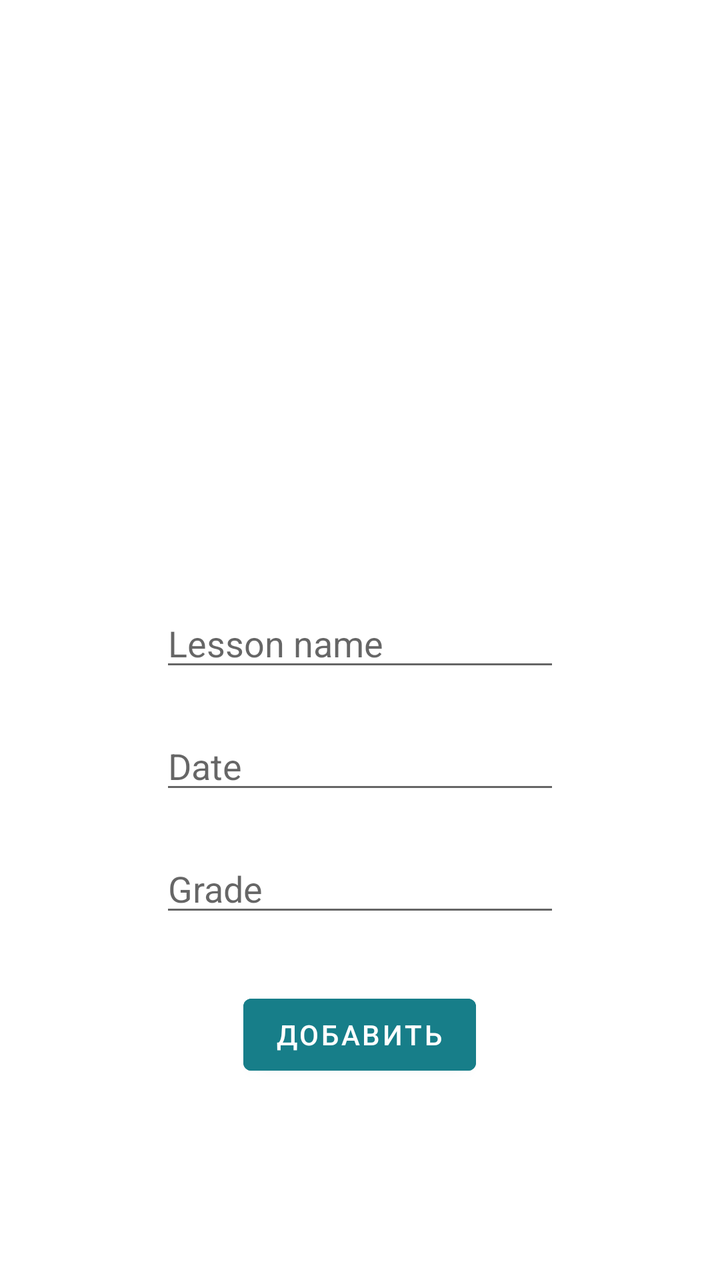
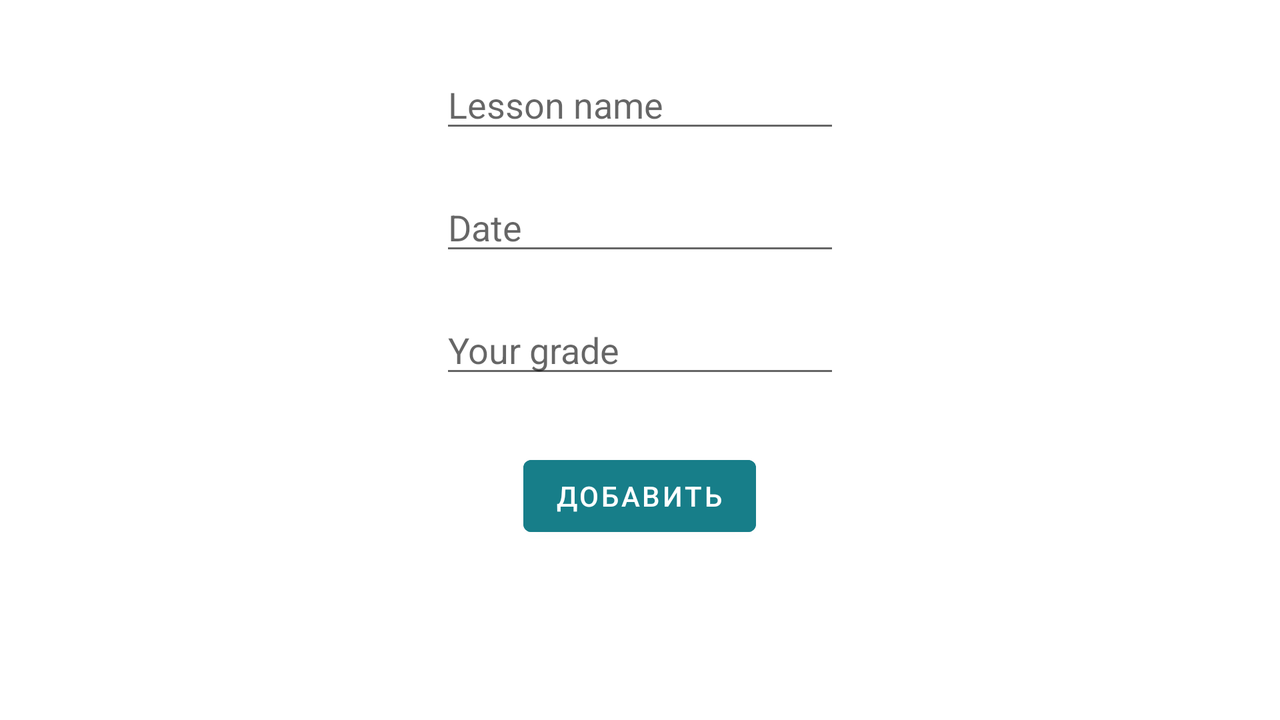

First picture: res/layout/ on a phone held upright. Second picture: the repository's own variant of that layout, on a device whose configuration matches the variant's folder. Source for both follows.
<!-- AndroidManifest.xml: application theme Theme.ElectronicJournal -->
<!-- res/layout/activity_add_record.xml -->
<?xml version="1.0" encoding="utf-8"?>
<RelativeLayout xmlns:android="http://schemas.android.com/apk/res/android"
    xmlns:app="http://schemas.android.com/apk/res-auto"
    xmlns:tools="http://schemas.android.com/tools"
    android:layout_width="match_parent"
    android:layout_height="match_parent"
    tools:context=".AddRecordActivity">

    <EditText
        android:layout_width="200dp"
        android:layout_height="wrap_content"
        android:hint="Lesson name"
        android:layout_centerInParent="true"
        android:id="@+id/add_lesson_name"
        android:layout_marginTop="20dp"
        />

    <EditText
        android:layout_width="200dp"
        android:layout_height="wrap_content"
        android:hint="Date"
        android:layout_centerInParent="true"
        android:id="@+id/add_date"
        android:layout_below="@+id/add_lesson_name"
        android:layout_marginTop="20dp"
        android:focusable="false"
       />

    <EditText
        android:layout_width="200dp"
        android:layout_height="wrap_content"
        android:hint="Grade"
        android:layout_centerInParent="true"
        android:id="@+id/add_grade"
        android:layout_below="@+id/add_date"
        android:layout_marginTop="20dp"/>

    <Button
        android:layout_width="wrap_content"
        android:layout_height="wrap_content"
        android:layout_below="@id/add_grade"
        android:layout_centerInParent="true"
        android:layout_marginTop="30dp"
        android:id="@+id/add_record_btn"
        android:text="Добавить"
        android:backgroundTint="@color/reg_btn"/>

</RelativeLayout>
<!-- resources referenced by this layout -->
<resources>
  <color name="reg_btn">#177E89</color>
  <style name="Theme.ElectronicJournal" parent="Theme.MaterialComponents.DayNight.DarkActionBar">
          
          <item name="colorPrimary">@color/purple_500</item>
          <item name="colorPrimaryVariant">@color/purple_700</item>
          <item name="colorOnPrimary">@color/white</item>
          
          <item name="colorSecondary">@color/teal_200</item>
          <item name="colorSecondaryVariant">@color/teal_700</item>
          <item name="colorOnSecondary">@color/black</item>
          
          <item name="android:statusBarColor" tools:targetApi="l">?attr/colorPrimaryVariant</item>
          
      </style>
  <color name="purple_500">#FF6200EE</color>
  <color name="purple_700">#FF3700B3</color>
  <color name="white">#FFFFFFFF</color>
  <color name="teal_200">#FF03DAC5</color>
  <color name="teal_700">#FF018786</color>
  <color name="black">#FF000000</color>
</resources>
<!-- res/layout-land/activity_add_record.xml (the repository's variant of the layout above) -->
<!-- drawn on the phone turned sideways -->
<?xml version="1.0" encoding="utf-8"?>
<RelativeLayout xmlns:android="http://schemas.android.com/apk/res/android"
    xmlns:app="http://schemas.android.com/apk/res-auto"
    xmlns:tools="http://schemas.android.com/tools"
    android:layout_width="match_parent"
    android:layout_height="match_parent"
    tools:context=".AddRecordActivity">

    <EditText
        android:layout_width="200dp"
        android:layout_height="wrap_content"
        android:hint="Lesson name"
        android:layout_centerInParent="true"
        android:id="@+id/add_lesson_name"
        android:layout_marginTop="30dp"
        android:layout_alignParentTop="true"
        />

    <EditText
        android:layout_width="200dp"
        android:layout_height="wrap_content"
        android:hint="Date"
        android:layout_centerInParent="true"
        android:id="@+id/add_date"
        android:layout_below="@+id/add_lesson_name"
        android:layout_marginTop="20dp"
        android:focusable="false"
       />

    <EditText
        android:layout_width="200dp"
        android:layout_height="wrap_content"
        android:hint="Your grade"
        android:layout_centerInParent="true"
        android:id="@+id/add_grade"
        android:layout_below="@+id/add_date"
        android:layout_marginTop="20dp"/>

    <Button
        android:layout_width="wrap_content"
        android:layout_height="wrap_content"
        android:layout_below="@id/add_grade"
        android:layout_centerInParent="true"
        android:layout_marginTop="30dp"
        android:id="@+id/add_record_btn"
        android:text="Добавить"
        android:backgroundTint="@color/reg_btn"/>

</RelativeLayout>
